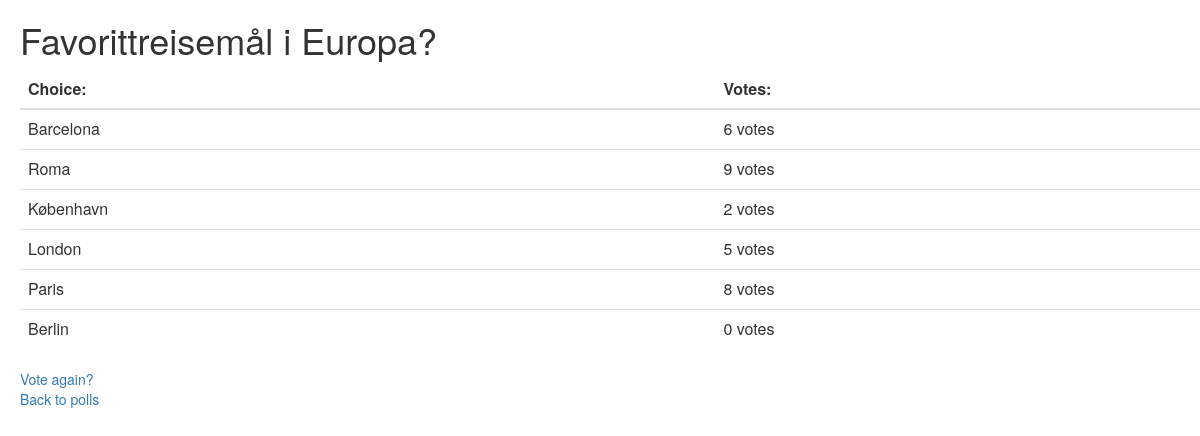
Page /polls/9/results/ (signed in) on the committed database.
### polls/models.py (models this page shows, shortened)
class Question(models.Model):
    question_text = models.CharField(max_length=200)
    pub_date = models.DateTimeField('date published')
    def was_published_recently(self):
        now = timezone.now()
        return now - datetime.timedelta(days=1) <= self.pub_date <= now
    was_published_recently.admin_order_field = 'pub_date'
    was_published_recently.boolean = True
    was_published_recently.short_description = 'Published recently'

class Choice(models.Model):
    question = models.ForeignKey(Question, on_delete=models.CASCADE)
    choice_text = models.CharField(max_length=200)
    votes = models.IntegerField(default=0)

### polls/views.py (the view)
# urls.py: path('<int:pk>/results/', views.ResultsView.as_view(), name='results'),
class ResultsView(LoginRequiredMixin, generic.DetailView):
    model = Question
    template_name = 'polls/results.html'

### templates/polls/results.html (shortened to what this page needs)
{% load static %}
<link rel="stylesheet" type="text/css" href="{% static 'polls/style.css' %}">
<!DOCTYPE html>
<html lang="en">
<head>
    <link rel="stylesheet" href="https://maxcdn.bootstrapcdn.com/bootstrap/3.3.7/css/bootstrap.min.css">
</head>
<body>
    <h1>{{ question.question_text }}</h1>
    <table class="table" id="choice_table">
    <thead>
      <tr>
        <th>Choice:</th>
        <th>Votes:</th>
        {% for choice in question.choice_set.all %}
            <tr>
                <td>{{ choice.choice_text }}</td>
                <td>{{ choice.votes }} vote{{ choice.votes|pluralize }}</td>
            </tr>
        {% endfor %}
      </tr>
    </thead>
    </table>
    <a href="{%  url 'polls:detail' question.id %}">Vote again?</a>
    <br>
    <a href="{%  url 'polls:polls' %}">Back to polls</a>
</body>
</html>

### polls/static/polls/style.css (style rules this page uses)
body { padding-left: 20px; }

### rows in the picture
Question: question_text "Favorittreisemål i Europa?"
Choice: choice_text "Barcelona", votes "6"
Choice: choice_text "Roma", votes "9"
Choice: choice_text "København", votes "2"
Choice: choice_text "London", votes "5"
Choice: choice_text "Paris", votes "8"
Choice: choice_text "Berlin", votes "0"
